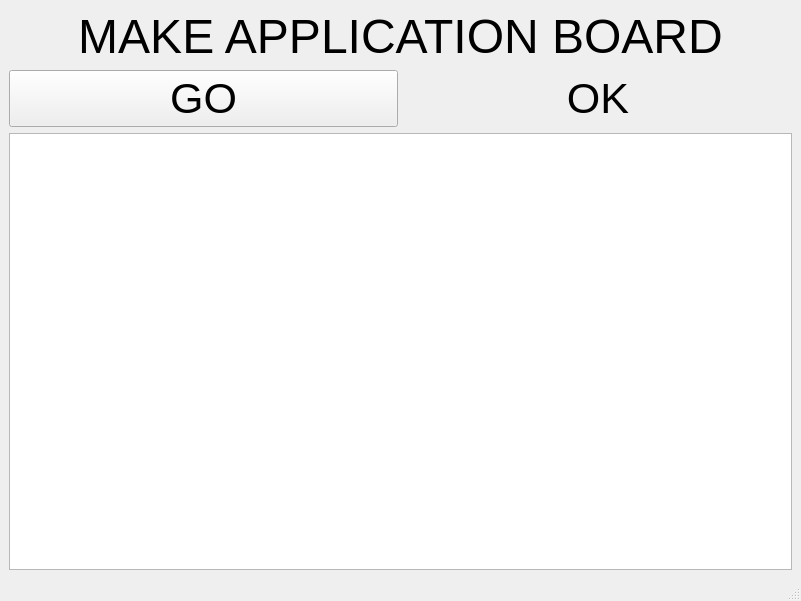
<ui version="4.0" >
 <author></author>
 <comment></comment>
 <exportmacro></exportmacro>
 <class>ATest</class>
 <widget class="QMainWindow" name="ATest" >
  <property name="geometry" >
   <rect>
    <x>0</x>
    <y>0</y>
    <width>801</width>
    <height>601</height>
   </rect>
  </property>
  <property name="windowTitle" >
   <string>Application Board Tester</string>
  </property>
  <widget class="QWidget" name="centralwidget" >
   <layout class="QGridLayout" >
    <property name="margin" >
     <number>9</number>
    </property>
    <property name="spacing" >
     <number>6</number>
    </property>
    <item row="0" column="0" colspan="2" >
     <widget class="QLabel" name="label" >
      <property name="font" >
       <font>
        <family>MS Shell Dlg 2</family>
        <pointsize>36</pointsize>
        <weight>50</weight>
        <italic>false</italic>
        <bold>false</bold>
        <underline>false</underline>
        <strikeout>false</strikeout>
       </font>
      </property>
      <property name="text" >
       <string>MAKE APPLICATION BOARD</string>
      </property>
      <property name="alignment" >
       <set>Qt::AlignCenter</set>
      </property>
     </widget>
    </item>
    <item row="1" column="1" >
     <widget class="QLabel" name="statusLabel" >
      <property name="font" >
       <font>
        <family>MS Shell Dlg 2</family>
        <pointsize>32</pointsize>
        <weight>50</weight>
        <italic>false</italic>
        <bold>false</bold>
        <underline>false</underline>
        <strikeout>false</strikeout>
       </font>
      </property>
      <property name="autoFillBackground" >
       <bool>false</bool>
      </property>
      <property name="text" >
       <string>OK</string>
      </property>
      <property name="alignment" >
       <set>Qt::AlignCenter</set>
      </property>
     </widget>
    </item>
    <item row="1" column="0" >
     <widget class="QPushButton" name="goButton" >
      <property name="font" >
       <font>
        <family>MS Shell Dlg 2</family>
        <pointsize>32</pointsize>
        <weight>50</weight>
        <italic>false</italic>
        <bold>false</bold>
        <underline>false</underline>
        <strikeout>false</strikeout>
       </font>
      </property>
      <property name="text" >
       <string>GO</string>
      </property>
     </widget>
    </item>
    <item row="2" column="0" colspan="2" >
     <widget class="QTextEdit" name="testOutput" >
      <property name="font" >
       <font>
        <family>MS Shell Dlg 2</family>
        <pointsize>18</pointsize>
        <weight>50</weight>
        <italic>false</italic>
        <bold>false</bold>
        <underline>false</underline>
        <strikeout>false</strikeout>
       </font>
      </property>
     </widget>
    </item>
   </layout>
  </widget>
  <widget class="QMenuBar" name="menubar" >
   <property name="geometry" >
    <rect>
     <x>0</x>
     <y>0</y>
     <width>801</width>
     <height>25</height>
    </rect>
   </property>
  </widget>
  <widget class="QStatusBar" name="statusbar" />
 </widget>
 <pixmapfunction></pixmapfunction>
 <resources/>
 <connections/>
</ui>
